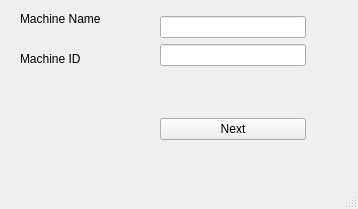
<?xml version="1.0" encoding="UTF-8"?>
<ui version="4.0">
 <class>MainWindow</class>
 <widget class="QMainWindow" name="MainWindow">
  <property name="geometry">
   <rect>
    <x>0</x>
    <y>0</y>
    <width>358</width>
    <height>209</height>
   </rect>
  </property>
  <property name="windowTitle">
   <string>MainWindow</string>
  </property>
  <widget class="QWidget" name="centralwidget">
   <widget class="QLabel" name="label">
    <property name="geometry">
     <rect>
      <x>20</x>
      <y>10</y>
      <width>111</width>
      <height>17</height>
     </rect>
    </property>
    <property name="text">
     <string>Machine Name</string>
    </property>
   </widget>
   <widget class="QLabel" name="label_2">
    <property name="geometry">
     <rect>
      <x>20</x>
      <y>50</y>
      <width>101</width>
      <height>17</height>
     </rect>
    </property>
    <property name="text">
     <string>Machine ID</string>
    </property>
   </widget>
   <widget class="QWidget" name="">
    <property name="geometry">
     <rect>
      <x>160</x>
      <y>10</y>
      <width>146</width>
      <height>137</height>
     </rect>
    </property>
    <layout class="QVBoxLayout" name="verticalLayout_2">
     <item>
      <layout class="QVBoxLayout" name="verticalLayout">
       <item>
        <widget class="QLineEdit" name="lineEdit"/>
       </item>
       <item>
        <widget class="QLineEdit" name="lineEdit_2"/>
       </item>
      </layout>
     </item>
     <item>
      <spacer name="verticalSpacer">
       <property name="orientation">
        <enum>Qt::Vertical</enum>
       </property>
       <property name="sizeType">
        <enum>QSizePolicy::Preferred</enum>
       </property>
       <property name="sizeHint" stdset="0">
        <size>
         <width>20</width>
         <height>40</height>
        </size>
       </property>
      </spacer>
     </item>
     <item>
      <widget class="QPushButton" name="pushButton">
       <property name="text">
        <string>Next</string>
       </property>
      </widget>
     </item>
    </layout>
   </widget>
  </widget>
  <widget class="QMenuBar" name="menubar">
   <property name="geometry">
    <rect>
     <x>0</x>
     <y>0</y>
     <width>358</width>
     <height>22</height>
    </rect>
   </property>
  </widget>
  <widget class="QStatusBar" name="statusbar"/>
 </widget>
 <resources/>
 <connections/>
</ui>
